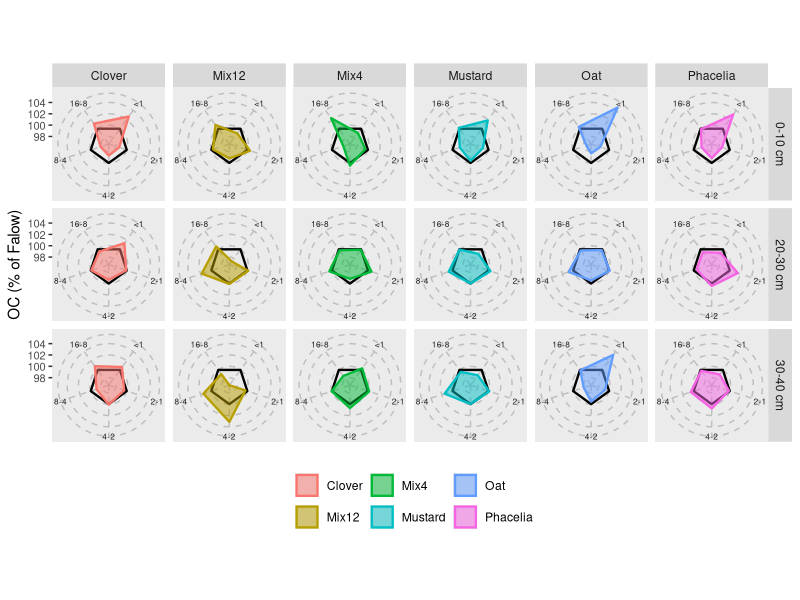

Write R code to recreate this figure.
library(tidyverse)
se <- function(x) sqrt(var(x,na.rm=TRUE)/length(na.omit(x)))
coord_radar <- function (theta = "x", start = 0, direction = 1, clip = "off") {
  theta <- match.arg(theta, c("x", "y"))
  r <- if (theta == "x") "y" else "x"
  ggproto("CordRadar", CoordPolar, theta = theta, r = r, start = start, 
          direction = sign(direction),clip = clip,
          is_linear = function(coord) TRUE)
}
df.radar <- read.csv("df.radar.csv")
df.radar$Fraction <- factor(df.radar$Fraction, levels=c("<1","2-1","4-2","8-4","16-8", "bulk"))
df.radar.m <- df.radar %>% 
  filter(cc_variant !="Fallow") %>%
  group_by(cc_variant, depth, Fraction)%>%
  summarise(OC_ratio.m = mean(OC_ratio.pc),
            OC_ratio.se = se(OC_ratio.pc),
            OC_Frac_pc = mean(OC_Frac_pc),
            OC_Frac_pc.fal = mean(OC_Frac_pc.fal),
            OC_ratio.fal = mean(OC_ratio.fal))
df.radar.F <- df.radar %>% 
  filter(cc_variant !="Fallow") %>%
  group_by(cc_variant, depth, Fraction)%>%
  summarise(OC_ratio.m = 100)
ggplot(df.radar.m, aes(x = Fraction, y = OC_ratio.fal, group = cc_variant, color= cc_variant, fill= cc_variant)) +
  geom_polygon(data = df.radar.F, aes(x = Fraction, y = OC_ratio.m), color="black" , fill = NA, size = 0.8, alpha=0.8) +
  geom_polygon(size = 0.8, alpha= 0.5) +
  coord_radar(clip="off") +
  labs(y = "OC (% of Falow)", color="", fill="")+
  facet_grid(depth~cc_variant)+
  theme(legend.position = "bottom",
        panel.grid.major = element_line(color = "gray", size = 0.5,linetype = 2),
        axis.text.x = element_text(color = "gray12", size = 6),
        axis.title.x = element_blank(),
        axis.text.y = element_text(size = 8),
        panel.border = element_blank()
  )